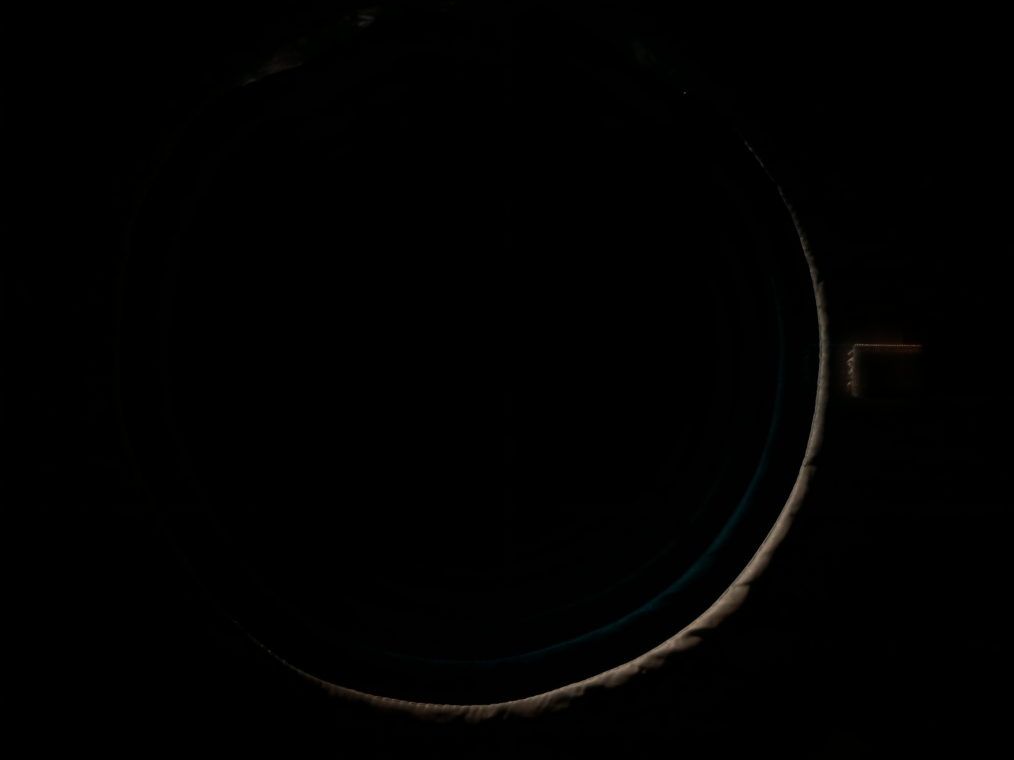
#> input picture data_phase3/img0.jpg, 4056 x 3040 px, given in place of img57.jpg, which was not available (shown at 1/4 size)
$ python circ_crop.py
#> lines starting #> are read from the running program, lines starting #| are printed output that depends on the picture; after the words box and inside, x2 and y2 are one past the last pixel; in counts of white or black regions, pixels touching at a corner belong together; pictures that were not available may be replaced by others from this repository, and a replacement may not be noted
#This program crops the images as a circle cutting the black part of them that is not needed.
import numpy as np
from PIL import Image, ImageDraw

# array with the id numbers of the chosen images (the good ones)
a = [57, 58, 59, 60, 61, 62, 63, 64, 65, 66, 67, 68, 69, 72, 86, 87, 89, 90, 91, 92, 94,
     95, 95, 96, 97, 98, 99, 120, 121, 122, 123, 130, 131, 277, 278, 279, 296, 297, 298, 299]


# repeat the process for every image
for i in a:
    img=Image.open(f'/Users/tommasodognini/Documents/astroPi_F2D2/data_phase3/img{i}.jpg')
#> img is the input picture: PIL image 4056x3040 RGB; mean R, G, B 1.1, 1.1, 0.8

    #img_difetto = Image.open('/Users/tommasodognini/Documents/astroPi_F2D2/data_phase3/Ndvi80.jpg')
    #img_difetto_arr =np.array(img_difetto)


    height,width = img.size
#> height = 4056; width = 3040
    lum_img = Image.new('L', [height,width] , 0)
#> lum_img: PIL image 4056x3040 L; every value is 0

    draw = ImageDraw.Draw(lum_img)
    draw.pieslice([(450,0), (width+250,width-250)], 0, 360, fill = 255, outline = "white")
    img_arr =np.array(img)

    lum_img_arr =np.array(lum_img)
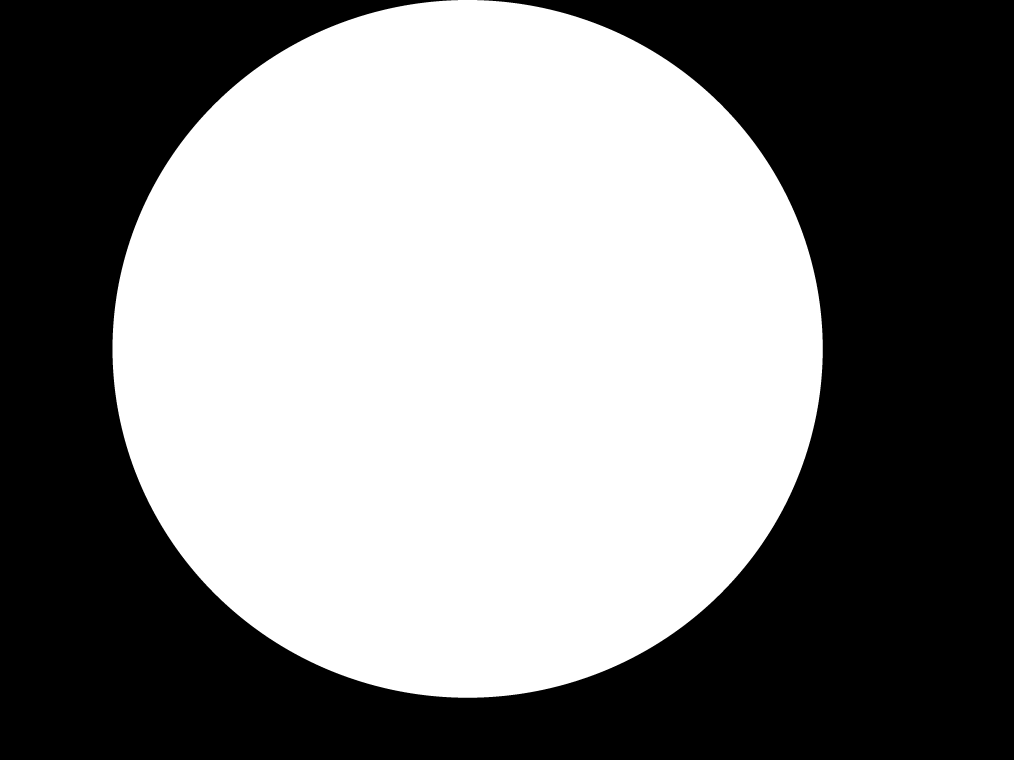
#> lum_img_arr: shape (3040, 4056) (shown at 1/4 size); 50.5% white; 1 black region, box (x1, y1, x2, y2) and area: (0, 0, 4056, 3040) 6103045
    final_img_arr = np.dstack((img_arr,lum_img_arr))
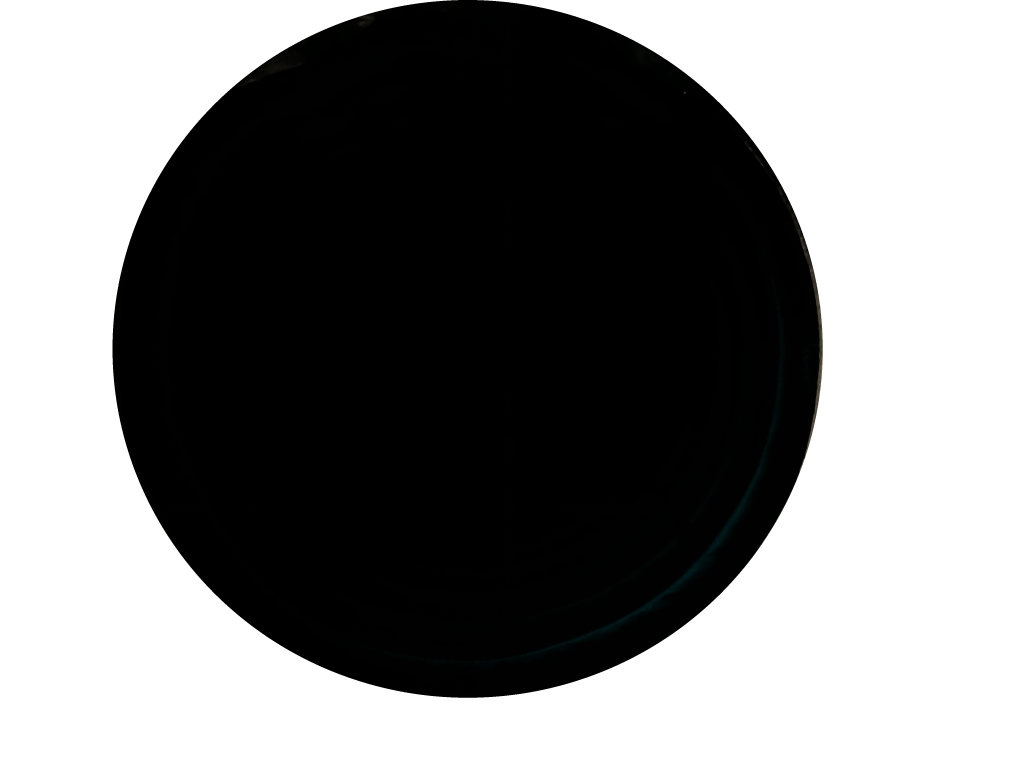
#> final_img_arr: shape (3040, 4056, 4) (shown at 1/4 size); mean R, G, B, A 1.1, 1.1, 0.8, 128.8; transparent parts drawn white

    Image.fromarray(final_img_arr).save(f'/Users/tommasodognini/Documents/astroPi_F2D2/analisi_phase4/img/cropped/cropped{i}.png')
#> pass 2 of the loop `for i in a:`:
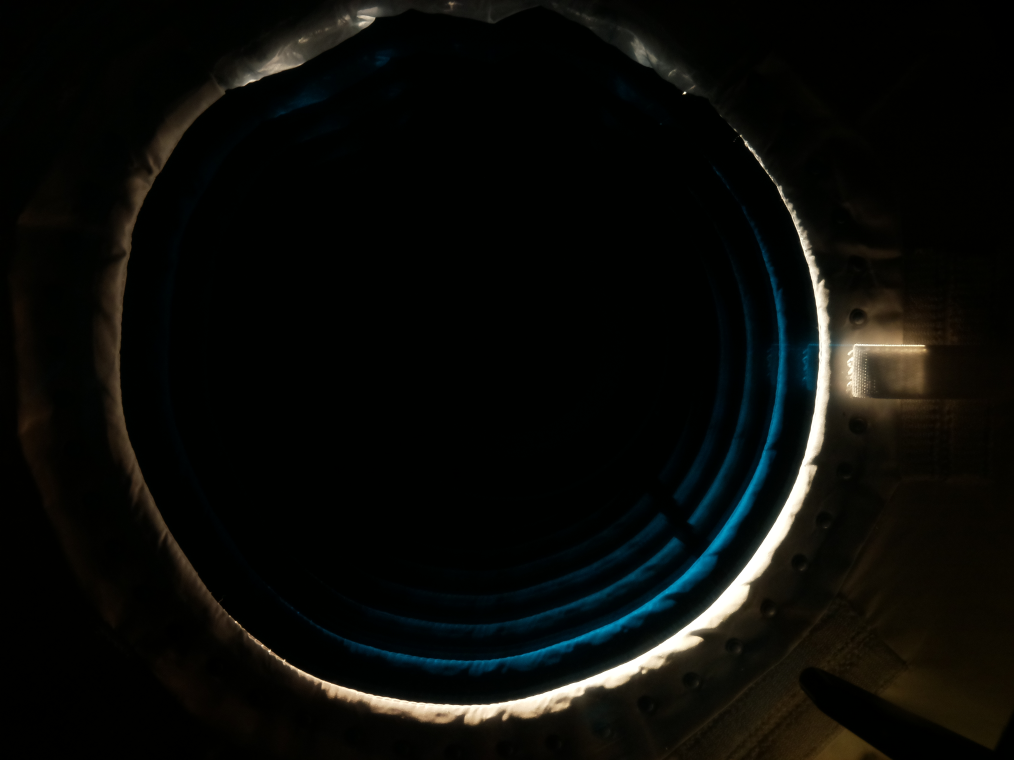
#> input picture data_phase3/img1.jpg, 4056 x 3040 px, given in place of img58.jpg, which was not available (shown at 1/4 size)
#> img is the input picture: PIL image 4056x3040 RGB; mean R, G, B 10.5, 11.4, 8.7
#> `final_img_arr = np.dstack((img_arr,lum_img_arr))`:
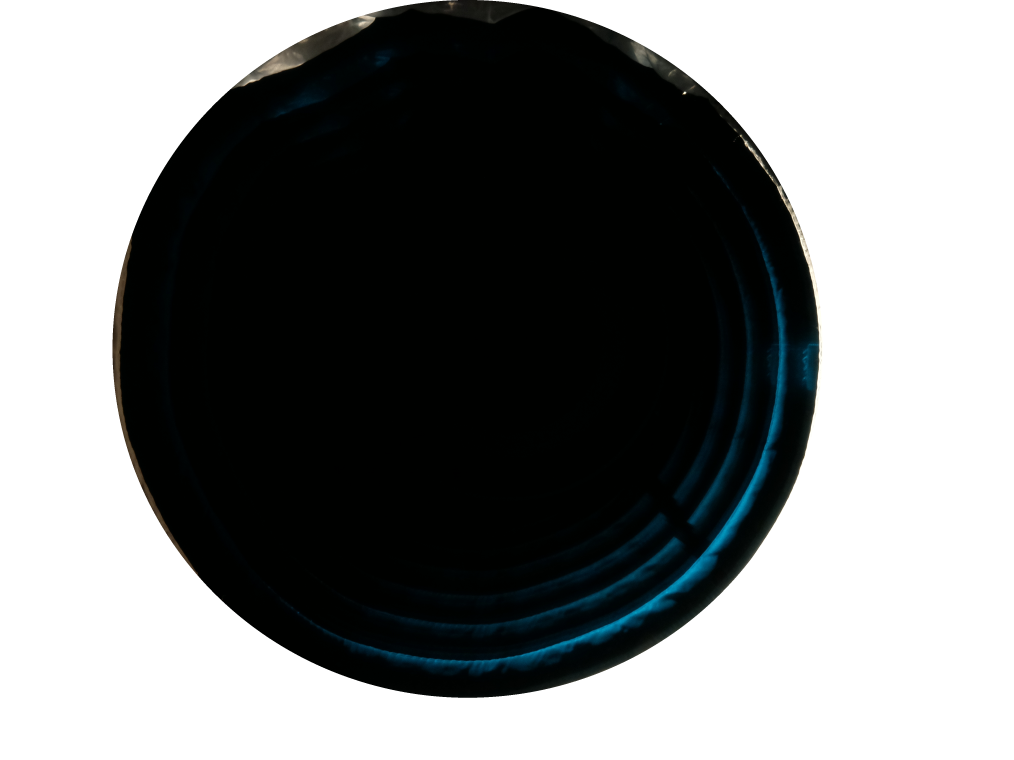
#> final_img_arr: shape (3040, 4056, 4) (shown at 1/4 size); mean R, G, B, A 10.5, 11.4, 8.7, 128.8; transparent parts drawn white
#> (the run stopped early here; a loop or call above may not have finished)
